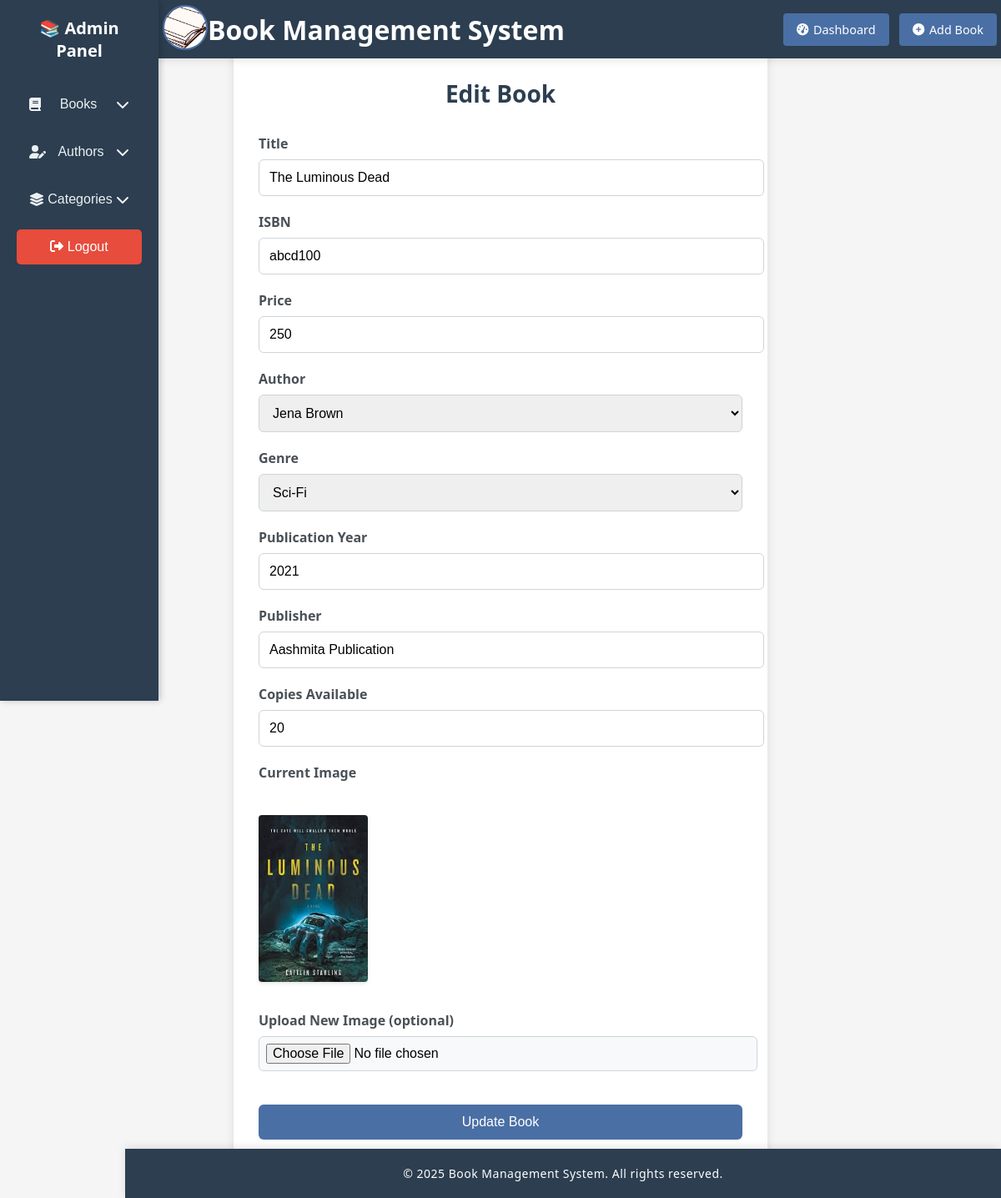
The app's page /admin/editbook.php?book_id=1 (signed in) with its own data.
### tables this page shows
CREATE TABLE `books` (
  `book_id` int(10) NOT NULL,
  `title` varchar(50) NOT NULL,
  `isbn` varchar(50) NOT NULL,
  `price` float NOT NULL,
  `author_id` int(10) NOT NULL,
  `category_id` int(10) NOT NULL,
  `publication_year` year(4) NOT NULL,
  `publisher` varchar(50) NOT NULL,
  `copies_available` int(10) UNSIGNED NOT NULL,
  `total_copies` int(5) UNSIGNED NOT NULL,
  `image` varchar(255) NOT NULL
);

### admin/editbook.php (the view, shortened to what this page needs)
<?php
include('header.php');
include('sidebar.php');
$conn = mysqli_connect("localhost", "root", "", "book_management_system");
$book_id = $_GET['book_id'];
$sql = "SELECT * FROM books WHERE book_id = ?";
$stmt = $conn->prepare($sql);
$stmt->bind_param("s", $book_id);
$stmt->execute();
$result = $stmt->get_result();
$book = $result->fetch_assoc();
?>
<!DOCTYPE html>
<html lang="en">
<head>
</head>
<body>
<div class="form-container">
    <h2>Edit Book</h2>
    <form method="POST" enctype="multipart/form-data">
        <div class="form-group">
            <label for="title">Title</label>
            <input type="text" name="title" value="<?php echo htmlspecialchars($book['title']); ?>" required>
        </div>
        <div class="form-group">
            <label for="isbn">ISBN</label>
            <input type="text" name="isbn" value="<?php echo htmlspecialchars($book['isbn']); ?>" required>
        </div>
        <div class="form-group">
            <label for="price">Price</label>
            <input type="number" step="0.01" min="0" name="price" value="<?php echo htmlspecialchars($book['price']); ?>" required>
        </div>
        <div class="form-group">
            <label for="author_id">Author</label>
            <select name="author_id" required>
                <?php
                $authors = mysqli_query($conn, "SELECT * FROM authors");
                while ($author = mysqli_fetch_assoc($authors)) {
                    $selected = ($book['author_id'] == $author['author_id']) ? 'selected' : '';
                    echo "<option value='".htmlspecialchars($author['author_id'])."' $selected>".htmlspecialchars($author['name'])."</option>";
                }
                ?>
            </select>
        </div>
        <div class="form-group">
            <label for="category_id">Genre</label>
            <select name="category_id" required>
                <?php
                $categories = mysqli_query($conn, "SELECT * FROM categories");
                while ($category = mysqli_fetch_assoc($categories)) {
                    $selected = ($category['category_id'] == $book['category_id']) ? 'selected' : '';
                    echo "<option value='".htmlspecialchars($category['category_id'])."' $selected>".htmlspecialchars($category['genre'])."</option>";
                }
                ?>
            </select>
        </div>
        <div class="form-group">
            <label for="publication_year">Publication Year</label>
            <input type="number" min="1000" max="<?php echo date('Y'); ?>" name="publication_year" value="<?php echo htmlspecialchars($book['publication_year']); ?>" required>
        </div>
        <div class="form-group">
            <label for="publisher">Publisher</label>
            <input type="text"  name="publisher" value="<?php echo htmlspecialchars($book['publisher']); ?>" required>
        </div>
        <div class="form-group">
            <label for="copies_available">Copies Available</label>
            <input type="number" min="0" name="copies_available" value="<?php echo htmlspecialchars($book['copies_available']); ?>" required>
        </div>
        <div class="form-group">
            <label for="current_image">Current Image</label><br>
            <?php if (!empty($book['image']) && file_exists("uploads/".$book['image'])): ?>
                <img src="uploads/<?php echo htmlspecialchars($book['image']); ?>" class="book-image" alt="Book Cover">
            <?php else: ?>
                <p>No image available</p>
            <?php endif; ?>
        </div>
        <div class="form-group">
            <label for="image">Upload New Image (optional)</label>
            <input type="file" name="image" class="file-input" accept="image/*">
        </div>
        <button type="submit" name="update_book" class="btn-submit">Update Book</button>
    </form>
</div>
<?php include('footer.php'); ?>

### admin/editbook.php (style rules this page uses)
body { font-family: 'Segoe UI', Tahoma, Geneva, Verdana, sans-serif; background-color: #f5f5f5; margin: 0; padding: 20px; }
.form-container { width: 50%; margin: 20px auto; background-color: #fff; padding: 30px; border-radius: 8px; box-shadow: 0 4px 12px rgba(0, 0, 0, 0.1); }
h2 { text-align: center; color: #2c3e50; margin-bottom: 30px; font-size: 28px; }
.form-group { margin-bottom: 20px; }
label { display: block; margin-bottom: 8px; font-weight: 600; color: #495057; }
input, select { width: 100%; padding: 12px; border-radius: 6px; border: 1px solid #ced4da; font-size: 16px; transition: border-color 0.3s; }
.btn-submit { background-color: #4a6fa5; color: white; padding: 12px 20px; border: none; border-radius: 6px; font-size: 16px; cursor: pointer; width: 100%; margin-top: 20px; transition: background-color 0.3s; }
.book-image { max-width: 150px; max-height: 200px; border-radius: 4px; margin: 10px 0; box-shadow: 0 2px 4px rgba(0, 0, 0, 0.1); }
.file-input { padding: 8px; background-color: #f8f9fa; }

### records on screen
books: title "The Luminous Dead", isbn "abcd100", price "250", publication_year "2021", publisher "Aashmita Publication", copies_available "20", image (picture)

### other values on screen
form field author_id "Jena Brown"
form field category_id "Sci-Fi"
